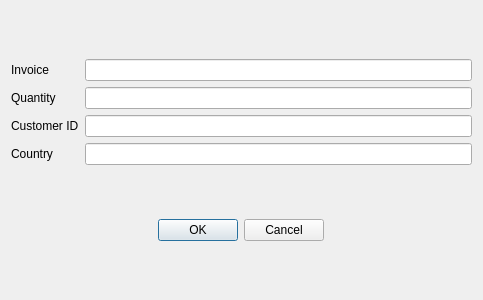
<?xml version="1.0" encoding="UTF-8"?>
<ui version="4.0">
 <class>AddRowDialog</class>
 <widget class="QDialog" name="AddRowDialog">
  <property name="geometry">
   <rect>
    <x>0</x>
    <y>0</y>
    <width>483</width>
    <height>300</height>
   </rect>
  </property>
  <property name="windowTitle">
   <string>Dialog</string>
  </property>
  <layout class="QVBoxLayout" name="verticalLayout_3" stretch="3,1">
   <item>
    <layout class="QGridLayout" name="gridLayout">
     <item row="3" column="0">
      <widget class="QLabel" name="label4">
       <property name="text">
        <string>Country</string>
       </property>
      </widget>
     </item>
     <item row="0" column="0">
      <widget class="QLabel" name="label1">
       <property name="text">
        <string>Invoice</string>
       </property>
      </widget>
     </item>
     <item row="1" column="0">
      <widget class="QLabel" name="label2">
       <property name="text">
        <string>Quantity</string>
       </property>
      </widget>
     </item>
     <item row="1" column="1">
      <widget class="QLineEdit" name="line2"/>
     </item>
     <item row="2" column="0">
      <widget class="QLabel" name="label3">
       <property name="text">
        <string>Customer ID</string>
       </property>
      </widget>
     </item>
     <item row="0" column="1">
      <widget class="QLineEdit" name="line1"/>
     </item>
     <item row="2" column="1">
      <widget class="QLineEdit" name="line3"/>
     </item>
     <item row="3" column="1">
      <widget class="QLineEdit" name="line4"/>
     </item>
    </layout>
   </item>
   <item>
    <layout class="QHBoxLayout" name="horizontalLayout">
     <item alignment="Qt::AlignHCenter">
      <widget class="QDialogButtonBox" name="buttonBox">
       <property name="orientation">
        <enum>Qt::Horizontal</enum>
       </property>
       <property name="standardButtons">
        <set>QDialogButtonBox::Cancel|QDialogButtonBox::Ok</set>
       </property>
      </widget>
     </item>
    </layout>
   </item>
  </layout>
 </widget>
 <resources/>
 <connections>
  <connection>
   <sender>buttonBox</sender>
   <signal>accepted()</signal>
   <receiver>AddRowDialog</receiver>
   <slot>accept()</slot>
   <hints>
    <hint type="sourcelabel">
     <x>248</x>
     <y>254</y>
    </hint>
    <hint type="destinationlabel">
     <x>157</x>
     <y>274</y>
    </hint>
   </hints>
  </connection>
  <connection>
   <sender>buttonBox</sender>
   <signal>rejected()</signal>
   <receiver>AddRowDialog</receiver>
   <slot>reject()</slot>
   <hints>
    <hint type="sourcelabel">
     <x>316</x>
     <y>260</y>
    </hint>
    <hint type="destinationlabel">
     <x>286</x>
     <y>274</y>
    </hint>
   </hints>
  </connection>
 </connections>
</ui>
